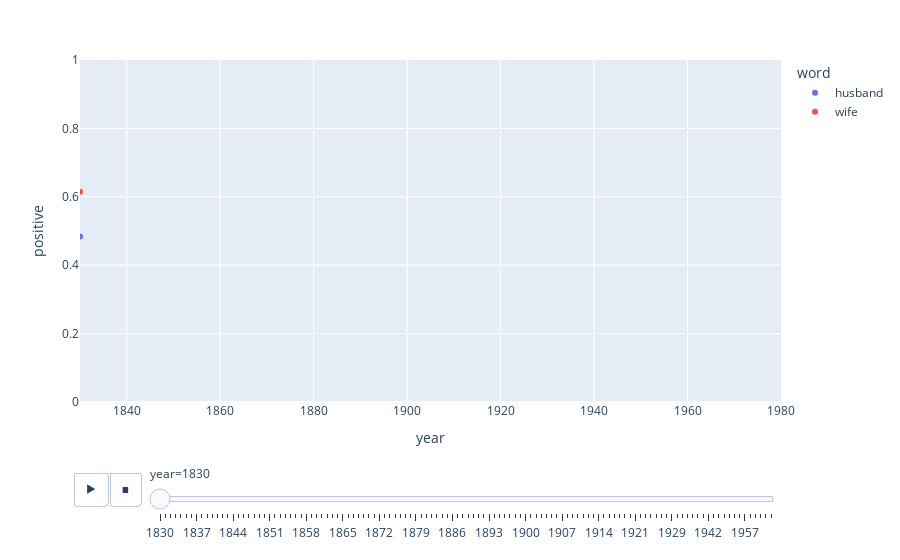

The notebook cell this image was saved under:
### Code cell
fig = px.scatter(sentiment_results,x="year", y="positive",animation_frame="year", 
                 animation_group="word", color="word", hover_name="word", 
                 range_x=[1830,1980], range_y=[0,1]
                )

fig.layout.updatemenus[0].buttons[0].args[1]["frame"]["duration"] = 300 
fig.show()

### Figure 1 — Plotly figure (JSON) as saved in the notebook; plotly's stock layout.template omitted (floating-point values rounded to 4 significant figures)
{"data": [{"hovertemplate": "<b>%{hovertext}</b><br><br>word=husband<br>year=%{x}<br>positive=%{y}<extra></extra>", "hovertext": ["husband"], "ids": ["husband"], "legendgroup": "husband", "marker": {"color": "#636efa", "symbol": "circle"}, "mode": "markers", "name": "husband", "orientation": "v", "showlegend": true, "type": "scatter", "x": [1830], "xaxis": "x", "y": [0.4838], "yaxis": "y"}, {"hovertemplate": "<b>%{hovertext}</b><br><br>word=wife<br>year=%{x}<br>positive=%{y}<extra></extra>", "hovertext": ["wife"], "ids": ["wife"], "legendgroup": "wife", "marker": {"color": "#EF553B", "symbol": "circle"}, "mode": "markers", "name": "wife", "orientation": "v", "showlegend": true, "type": "scatter", "x": [1830], "xaxis": "x", "y": [0.6148], "yaxis": "y"}], "layout": {"legend": {"title": {"text": "word"}, "tracegroupgap": 0}, "margin": {"t": 60}, "sliders": [{"active": 0, "currentvalue": {"prefix": "year="}, "len": 0.9, "pad": {"b": 10, "t": 60}, "steps": [{"args": [["1830"], {"frame": {"duration": 0, "redraw": false}, "fromcurrent": true, "mode": "immediate", "transition": {"duration": 0, "easing": "linear"}}], "label": "1830", "method": "animate"}, {"args": [["1831"], {"frame": {"duration": 0, "redraw": false}, "fromcurrent": true, "mode": "immediate", "transition": {"duration": 0, "easing": "linear"}}], "label": "1831", "method": "animate"}, {"args": [["1832"], {"frame": {"duration": 0, "redraw": false}, "fromcurrent": true, "mode": "immediate", "transition": {"duration": 0, "easing": "linear"}}], "label": "1832", "method": "animate"}, {"args": [["1833"], {"frame": {"duration": 0, "redraw": false}, "fromcurrent": true, "mode": "immediate", "transition": {"duration": 0, "easing": "linear"}}], "label": "1833", "method": "animate"}, {"args": [["1834"], {"frame": {"duration": 0, "redraw": false}, "fromcurrent": true, "mode": "immediate", "transition": {"duration": 0, "easing": "linear"}}], "label": "1834", "method": "animate"}, {"args": [["1835"], {"frame": {"duration": 0, "redraw": false}, "fromcurrent": true, "mode": "immediate", "transition": {"duration": 0, "easing": "linear"}}], "label": "1835", "method": "animate"}, {"args": [["1836"], {"frame": {"duration": 0, "redraw": false}, "fromcurrent": true, "mode": "immediate", "transition": {"duration": 0, "easing": "linear"}}], "label": "1836", "method": "animate"}, {"args": [["1837"], {"frame": {"duration": 0, "redraw": false}, "fromcurrent": true, "mode": "immediate", "transition": {"duration": 0, "easing": "linear"}}], "label": "1837", "method": "animate"}, {"args": [["1838"], {"frame": {"duration": 0, "redraw": false}, "fromcurrent": true, "mode": "immediate", "transition": {"duration": 0, "easing": "linear"}}], "label": "1838", "method": "animate"}, {"args": [["1839"], {"frame": {"duration": 0, "redraw": false}, "fromcurrent": true, "mode": "immediate", "transition": {"duration": 0, "easing": "linear"}}], "label": "1839", "method": "animate"}, {"args": [["1840"], {"frame": {"duration": 0, "redraw": false}, "fromcurrent": true, "mode": "immediate", "transition": {"duration": 0, "easing": "linear"}}], "label": "1840", "method": "animate"}, {"args": [["1841"], {"frame": {"duration": 0, "redraw": false}, "fromcurrent": true, "mode": "immediate", "transition": {"duration": 0, "easing": "linear"}}], "label": "1841", "method": "animate"}, {"args": [["1842"], {"frame": {"duration": 0, "redraw": false}, "fromcurrent": true, "mode": "immediate", "transition": {"duration": 0, "easing": "linear"}}], "label": "1842", "method": "animate"}, {"args": [["1843"], {"frame": {"duration": 0, "redraw": false}, "fromcurrent": true, "mode": "immediate", "transition": {"duration": 0, "easing": "linear"}}], "label": "1843", "method": "animate"}, {"args": [["1844"], {"frame": {"duration": 0, "redraw": false}, "fromcurrent": true, "mode": "immediate", "transition": {"duration": 0, "easing": "linear"}}], "label": "1844", "method": "animate"}, {"args": [["1845"], {"frame": {"duration": 0, "redraw": false}, "fromcurrent": true, "mode": "immediate", "transition": {"duration": 0, "easing": "linear"}}], "label": "1845", "method": "animate"}, {"args": [["1846"], {"frame": {"duration": 0, "redraw": false}, "fromcurrent": true, "mode": "immediate", "transition": {"duration": 0, "easing": "linear"}}], "label": "1846", "method": "animate"}, {"args": [["1847"], {"frame": {"duration": 0, "redraw": false}, "fromcurrent": true, "mode": "immediate", "transition": {"duration": 0, "easing": "linear"}}], "label": "1847", "method": "animate"}, {"args": [["1848"], {"frame": {"duration": 0, "redraw": false}, "fromcurrent": true, "mode": "immediate", "transition": {"duration": 0, "easing": "linear"}}], "label": "1848", "method": "animate"}, {"args": [["1849"], {"frame": {"duration": 0, "redraw": false}, "fromcurrent": true, "mode": "immediate", "transition": {"duration": 0, "easing": "linear"}}], "label": "1849", "method": "animate"}, {"args": [["1850"], {"frame": {"duration": 0, "redraw": false}, "fromcurrent": true, "mode": "immediate", "transition": {"duration": 0, "easing": "linear"}}], "label": "1850", "method": "animate"}, {"args": [["1851"], {"frame": {"duration": 0, "redraw": false}, "fromcurrent": true, "mode": "immediate", "transition": {"duration": 0, "easing": "linear"}}], "label": "1851", "method": "animate"}, {"args": [["1852"], {"frame": {"duration": 0, "redraw": false}, "fromcurrent": true, "mode": "immediate", "transition": {"duration": 0, "easing": "linear"}}], "label": "1852", "method": "animate"}, {"args": [["1853"], {"frame": {"duration": 0, "redraw": false}, "fromcurrent": true, "mode": "immediate", "transition": {"duration": 0, "easing": "linear"}}], "label": "1853", "method": "animate"}, {"args": [["1854"], {"frame": {"duration": 0, "redraw": false}, "fromcurrent": true, "mode": "immediate", "transition": {"duration": 0, "easing": "linear"}}], "label": "1854", "method": "animate"}, {"args": [["1855"], {"frame": {"duration": 0, "redraw": false}, "fromcurrent": true, "mode": "immediate", "transition": {"duration": 0, "easing": "linear"}}], "label": "1855", "method": "animate"}, {"args": [["1856"], {"frame": {"duration": 0, "redraw": false}, "fromcurrent": true, "mode": "immediate", "transition": {"duration": 0, "easing": "linear"}}], "label": "1856", "method": "animate"}, {"args": [["1857"], {"frame": {"duration": 0, "redraw": false}, "fromcurrent": true, "mode": "immediate", "transition": {"duration": 0, "easing": "linear"}}], "label": "1857", "method": "animate"}, {"args": [["1858"], {"frame": {"duration": 0, "redraw": false}, "fromcurrent": true, "mode": "immediate", "transition": {"duration": 0, "easing": "linear"}}], "label": "1858", "method": "animate"}, {"args": [["1859"], {"frame": {"duration": 0, "redraw": false}, "fromcurrent": true, "mode": "immediate", "transition": {"duration": 0, "easing": "linear"}}], "label": "1859", "method": "animate"}, {"args": [["1860"], {"frame": {"duration": 0, "redraw": false}, "fromcurrent": true, "mode": "immediate", "transition": {"duration": 0, "easing": "linear"}}], "label": "1860", "method": "animate"}, {"args": [["1861"], {"frame": {"duration": 0, "redraw": false}, "fromcurrent": true, "mode": "immediate", "transition": {"duration": 0, "easing": "linear"}}], "label": "1861", "method": "animate"}, {"args": [["1862"], {"frame": {"duration": 0, "redraw": false}, "fromcurrent": true, "mode": "immediate", "transition": {"duration": 0, "easing": "linear"}}], "label": "1862", "method": "animate"}, {"args": [["1863"], {"frame": {"duration": 0, "redraw": false}, "fromcurrent": true, "mode": "immediate", "transition": {"duration": 0, "easing": "linear"}}], "label": "1863", "method": "animate"}, {"args": [["1864"], {"frame": {"duration": 0, "redraw": false}, "fromcurrent": true, "mode": "immediate", "transition": {"duration": 0, "easing": "linear"}}], "label": "1864", "method": "animate"}, {"args": [["1865"], {"frame": {"duration": 0, "redraw": false}, "fromcurrent": true, "mode": "immediate", "transition": {"duration": 0, "easing": "linear"}}], "label": "1865", "method": "animate"}, {"args": [["1866"], {"frame": {"duration": 0, "redraw": false}, "fromcurrent": true, "mode": "immediate", "transition": {"duration": 0, "easing": "linear"}}], "label": "1866", "method": "animate"}, {"args": [["1867"], {"frame": {"duration": 0, "redraw": false}, "fromcurrent": true, "mode": "immediate", "transition": {"duration": 0, "easing": "linear"}}], "label": "1867", "method": "animate"}, {"args": [["1868"], {"frame": {"duration": 0, "redraw": false}, "fromcurrent": true, "mode": "immediate", "transition": {"duration": 0, "easing": "linear"}}], "label": "1868", "method": "animate"}, {"args": [["1869"], {"frame": {"duration": 0, "redraw": false}, "fromcurrent": true, "mode": "immediate", "transition": {"duration": 0, "easing": "linear"}}], "label": "1869", "method": "animate"}, {"args": [["1870"], {"frame": {"duration": 0, "redraw": false}, "fromcurrent": true, "mode": "immediate", "transition": {"duration": 0, "easing": "linear"}}], "label": "1870", "method": "animate"}, {"args": [["1871"], {"frame": {"duration": 0, "redraw": false}, "fromcurrent": true, "mode": "immediate", "transition": {"duration": 0, "easing": "linear"}}], "label": "1871", "method": "animate"}, {"args": [["1872"], {"frame": {"duration": 0, "redraw": false}, "fromcurrent": true, "mode": "immediate", "transition": {"duration": 0, "easing": "linear"}}], "label": "1872", "method": "animate"}, {"args": [["1873"], {"frame": {"duration": 0, "redraw": false}, "fromcurrent": true, "mode": "immediate", "transition": {"duration": 0, "easing": "linear"}}], "label": "1873", "method": "animate"}, {"args": [["1874"], {"frame": {"duration": 0, "redraw": false}, "fromcurrent": true, "mode": "immediate", "transition": {"duration": 0, "easing": "linear"}}], "label": "1874", "method": "animate"}, {"args": [["1875"], {"frame": {"duration": 0, "redraw": false}, "fromcurrent": true, "mode": "immediate", "transition": {"duration": 0, "easing": "linear"}}], "label": "1875", "method": "animate"}, {"args": [["1876"], {"frame": {"duration": 0, "redraw": false}, "fromcurrent": true, "mode": "immediate", "transition": {"duration": 0, "easing": "linear"}}], "label": "1876", "method": "animate"}, {"args": [["1877"], {"frame": {"duration": 0, "redraw": false}, "fromcurrent": true, "mode": "immediate", "transition": {"duration": 0, "easing": "linear"}}], "label": "1877", "method": "animate"}, {"args": [["1878"], {"frame": {"duration": 0, "redraw": false}, "fromcurrent": true, "mode": "immediate", "transition": {"duration": 0, "easing": "linear"}}], "label": "1878", "method": "animate"}, {"args": [["1879"], {"frame": {"duration": 0, "redraw": false}, "fromcurrent": true, "mode": "immediate", "transition": {"duration": 0, "easing": "linear"}}], "label": "1879", "method": "animate"}, {"args": [["1880"], {"frame": {"duration": 0, "redraw": false}, "fromcurrent": true, "mode": "immediate", "transition": {"duration": 0, "easing": "linear"}}], "label": "1880", "method": "animate"}, {"args": [["1881"], {"frame": {"duration": 0, "redraw": false}, "fromcurrent": true, "mode": "immediate", "transition": {"duration": 0, "easing": "linear"}}], "label": "1881", "method": "animate"}, {"args": [["1882"], {"frame": {"duration": 0, "redraw": false}, "fromcurrent": true, "mode": "immediate", "transition": {"duration": 0, "easing": "linear"}}], "label": "1882", "method": "animate"}, {"args": [["1883"], {"frame": {"duration": 0, "redraw": false}, "fromcurrent": true, "mode": "immediate", "transition": {"duration": 0, "easing": "linear"}}], "label": "1883", "method": "animate"}, {"args": [["1884"], {"frame": {"duration": 0, "redraw": false}, "fromcurrent": true, "mode": "immediate", "transition": {"duration": 0, "easing": "linear"}}], "label": "1884", "method": "animate"}, {"args": [["1885"], {"frame": {"duration": 0, "redraw": false}, "fromcurrent": true, "mode": "immediate", "transition": {"duration": 0, "easing": "linear"}}], "label": "1885", "method": "animate"}, {"args": [["1886"], {"frame": {"duration": 0, "redraw": false}, "fromcurrent": true, "mode": "immediate", "transition": {"duration": 0, "easing": "linear"}}], "label": "1886", "method": "animate"}, {"args": [["1887"], {"frame": {"duration": 0, "redraw": false}, "fromcurrent": true, "mode": "immediate", "transition": {"duration": 0, "easing": "linear"}}], "label": "1887", "method": "animate"}, {"args": [["1888"], {"frame": {"duration": 0, "redraw": false}, "fromcurrent": true, "mode": "immediate", "transition": {"duration": 0, "easing": "linear"}}], "label": "1888", "method": "animate"}, {"args": [["1889"], {"frame": {"duration": 0, "redraw": false}, "fromcurrent": true, "mode": "immediate", "transition": {"duration": 0, "easing": "linear"}}], "label": "1889", "method": "animate"}, {"args": [["1890"], {"frame": {"duration": 0, "redraw": false}, "fromcurrent": true, "mode": "immediate", "transition": {"duration": 0, "easing": "linear"}}], "label": "1890", "method": "animate"}, {"args": [["1891"], {"frame": {"duration": 0, "redraw": false}, "fromcurrent": true, "mode": "immediate", "transition": {"duration": 0, "easing": "linear"}}], "label": "1891", "method": "animate"}, {"args": [["1892"], {"frame": {"duration": 0, "redraw": false}, "fromcurrent": true, "mode": "immediate", "transition": {"duration": 0, "easing": "linear"}}], "label": "1892", "method": "animate"}, {"args": [["1893"], {"frame": {"duration": 0, "redraw": false}, "fromcurrent": true, "mode": "immediate", "transition": {"duration": 0, "easing": "linear"}}], "label": "1893", "method": "animate"}, {"args": [["1894"], {"frame": {"duration": 0, "redraw": false}, "fromcurrent": true, "mode": "immediate", "transition": {"duration": 0, "easing": "linear"}}], "label": "1894", "method": "animate"}, {"args": [["1895"], {"frame": {"duration": 0, "redraw": false}, "fromcurrent": true, "mode": "immediate", "transition": {"duration": 0, "easing": "linear"}}], "label": "1895", "method": "animate"}, {"args": [["1896"], {"frame": {"duration": 0, "redraw": false}, "fromcurrent": true, "mode": "immediate", "transition": {"duration": 0, "easing": "linear"}}], "label": "1896", "method": "animate"}, {"args": [["1897"], {"frame": {"duration": 0, "redraw": false}, "fromcurrent": true, "mode": "immediate", "transition": {"duration": 0, "easing": "linear"}}], "label": "1897", "method": "animate"}, {"args": [["1898"], {"frame": {"duration": 0, "redraw": false}, "fromcurrent": true, "mode": "immediate", "transition": {"duration": 0, "easing": "linear"}}], "label": "1898", "method": "animate"}, {"args": [["1899"], {"frame": {"duration": 0, "redraw": false}, "fromcurrent": true, "mode": "immediate", "transition": {"duration": 0, "easing": "linear"}}], "label": "1899", "method": "animate"}, {"args": [["1900"], {"frame": {"duration": 0, "redraw": false}, "fromcurrent": true, "mode": "immediate", "transition": {"duration": 0, "easing": "linear"}}], "label": "1900", "method": "animate"}, {"args": [["1901"], {"frame": {"duration": 0, "redraw": false}, "fromcurrent": true, "mode": "immediate", "transition": {"duration": 0, "easing": "linear"}}], "label": "1901", "method": "animate"}, {"args": [["1902"], {"frame": {"duration": 0, "redraw": false}, "fromcurrent": true, "mode": "immediate", "transition": {"duration": 0, "easing": "linear"}}], "label": "1902", "method": "animate"}, {"args": [["1903"], {"frame": {"duration": 0, "redraw": false}, "fromcurrent": true, "mode": "immediate", "transition": {"duration": 0, "easing": "linear"}}], "label": "1903", "method": "animate"}, {"args": [["1904"], {"frame": {"duration": 0, "redraw": false}, "fromcurrent": true, "mode": "immediate", "transition": {"duration": 0, "easing": "linear"}}], "label": "1904", "method": "animate"}, {"args": [["1905"], {"frame": {"duration": 0, "redraw": false}, "fromcurrent": true, "mode": "immediate", "transition": {"duration": 0, "easing": "linear"}}], "label": "1905", "method": "animate"}, {"args": [["1906"], {"frame": {"duration": 0, "redraw": false}, "fromcurrent": true, "mode": "immediate", "transition": {"duration": 0, "easing": "linear"}}], "label": "1906", "method": "animate"}, {"args": [["1907"], {"frame": {"duration": 0, "redraw": false}, "fromcurrent": true, "mode": "immediate", "transition": {"duration": 0, "easing": "linear"}}], "label": "1907", "method": "animate"}, {"args": [["1908"], {"frame": {"duration": 0, "redraw": false}, "fromcurrent": true, "mode": "immediate", "transition": {"duration": 0, "easing": "linear"}}], "label": "1908", "method": "animate"}, {"args": [["1909"], {"frame": {"duration": 0, "redraw": false}, "fromcurrent": true, "mode": "immediate", "transition": {"duration": 0, "easing": "linear"}}], "label": "1909", "method": "animate"}, {"args": [["1910"], {"frame": {"duration": 0, "redraw": false}, "fromcurrent": true, "mode": "immediate", "transition": {"duration": 0, "easing": "linear"}}], "label": "1910", "method": "animate"}, {"args": [["1911"], {"frame": {"duration": 0, "redraw": false}, "fromcurrent": true, "mode": "immediate", "transition": {"duration": 0, "easing": "linear"}}], "label": "1911", "method": "animate"}, {"args": [["1912"], {"frame": {"duration": 0, "redraw": false}, "fromcurrent": true, "mode": "immediate", "transition": {"duration": 0, "easing": "linear"}}], "label": "1912", "method": "animate"}, {"args": [["1913"], {"frame": {"duration": 0, "redraw": false}, "fromcurrent": true, "mode": "immediate", "transition": {"duration": 0, "easing": "linear"}}], "label": "1913", "method": "animate"}, {"args": [["1914"], {"frame": {"duration": 0, "redraw": false}, "fromcurrent": true, "mode": "immediate", "transition": {"duration": 0, "easing": "linear"}}], "label": "1914", "method": "animate"}, {"args": [["1915"], {"frame": {"duration": 0, "redraw": false}, "fromcurrent": true, "mode": "immediate", "transition": {"duration": 0, "easing": "linear"}}], "label": "1915", "method": "animate"}, {"args": [["1916"], {"frame": {"duration": 0, "redraw": false}, "fromcurrent": true, "mode": "immediate", "transition": {"duration": 0, "easing": "linear"}}], "label": "1916", "method": "animate"}, {"args": [["1917"], {"frame": {"duration": 0, "redraw": false}, "fromcurrent": true, "mode": "immediate", "transition": {"duration": 0, "easing": "linear"}}], "label": "1917", "method": "animate"}, {"args": [["1918"], {"frame": {"duration": 0, "redraw": false}, "fromcurrent": true, "mode": "immediate", "transition": {"duration": 0, "easing": "linear"}}], "label": "1918", "method": "animate"}, {"args": [["1919"], {"frame": {"duration": 0, "redraw": false}, "fromcurrent": true, "mode": "immediate", "transition": {"duration": 0, "easing": "linear"}}], "label": "1919", "method": "animate"}, {"args": [["1920"], {"frame": {"duration": 0, "redraw": false}, "fromcurrent": true, "mode": "immediate", "transition": {"duration": 0, "easing": "linear"}}], "label": "1920", "method": "animate"}, {"args": [["1921"], {"frame": {"duration": 0, "redraw": false}, "fromcurrent": true, "mode": "immediate", "transition": {"duration": 0, "easing": "linear"}}], "label": "1921", "method": "animate"}, {"args": [["1922"], {"frame": {"duration": 0, "redraw": false}, "fromcurrent": true, "mode": "immediate", "transition": {"duration": 0, "easing": "linear"}}], "label": "1922", "method": "animate"}, {"args": [["1924"], {"frame": {"duration": 0, "redraw": false}, "fromcurrent": true, "mode": "immediate", "transition": {"duration": 0, "easing": "linear"}}], "label": "1924", "method": "animate"}, {"args": [["1925"], {"frame": {"duration": 0, "redraw": false}, "fromcurrent": true, "mode": "immediate", "transition": {"duration": 0, "easing": "linear"}}], "label": "1925", "method": "animate"}, {"args": [["1926"], {"frame": {"duration": 0, "redraw": false}, "fromcurrent": true, "mode": "immediate", "transition": {"duration": 0, "easing": "linear"}}], "label": "1926", "method": "animate"}, {"args": [["1927"], {"frame": {"duration": 0, "redraw": false}, "fromcurrent": true, "mode": "immediate", "transition": {"duration": 0, "easing": "linear"}}], "label": "1927", "method": "animate"}, {"args": [["1928"], {"frame": {"duration": 0, "redraw": false}, "fromcurrent": true, "mode": "immediate", "transition": {"duration": 0, "easing": "linear"}}], "label": "1928", "method": "animate"}, {"args": [["1929"], {"frame": {"duration": 0, "redraw": false}, "fromcurrent": true, "mode": "immediate", "transition": {"duration": 0, "easing": "linear"}}], "label": "1929", "method": "animate"}, {"args": [["1930"], {"frame": {"duration": 0, "redraw": false}, "fromcurrent": true, "mode": "immediate", "transition": {"duration": 0, "easing": "linear"}}], "label": "1930", "method": "animate"}, {"args": [["1931"], {"frame": {"duration": 0, "redraw": false}, "fromcurrent": true, "mode": "immediate", "transition": {"duration": 0, "easing": "linear"}}], "label": "1931", "method": "animate"}, {"args": [["1934"], {"frame": {"duration": 0, "redraw": false}, "fromcurrent": true, "mode": "immediate", "transition": {"duration": 0, "easing": "linear"}}], "label": "1934", "method": "animate"}, {"args": [["1935"], {"frame": {"duration": 0, "redraw": false}, "fromcurrent": true, "mode": "immediate", "transition": {"duration": 0, "easing": "linear"}}], "label": "1935", "method": "animate"}, {"args": [["1936"], {"frame": {"duration": 0, "redraw": false}, "fromcurrent": true, "mode": "immediate", "transition": {"duration": 0, "easing": "linear"}}], "label": "1936", "method": "animate"}, {"args": [["1939"], {"frame": {"duration": 0, "redraw": false}, "fromcurrent": true, "mode": "immediate", "transition": {"duration": 0, "easing": "linear"}}], "label": "1939", "method": "animate"}, {"args": [["1942"], {"frame": {"duration": 0, "redraw": false}, "fromcurrent": true, "mode": "immediate", "transition": {"duration": 0, "easing": "linear"}}], "label": "1942", "method": "animate"}, {"args": [["1943"], {"frame": {"duration": 0, "redraw": false}, "fromcurrent": true, "mode": "immediate", "transition": {"duration": 0, "easing": "linear"}}], "label": "1943", "method": "animate"}, {"args": [["1944"], {"frame": {"duration": 0, "redraw": false}, "fromcurrent": true, "mode": "immediate", "transition": {"duration": 0, "easing": "linear"}}], "label": "1944", "method": "animate"}, {"args": [["1946"], {"frame": {"duration": 0, "redraw": false}, "fromcurrent": true, "mode": "immediate", "transition": {"duration": 0, "easing": "linear"}}], "label": "1946", "method": "animate"}, {"args": [["1949"], {"frame": {"duration": 0, "redraw": false}, "fromcurrent": true, "mode": "immediate", "transition": {"duration": 0, "easing": "linear"}}], "label": "1949", "method": "animate"}, {"args": [["1953"], {"frame": {"duration": 0, "redraw": false}, "fromcurrent": true, "mode": "immediate", "transition": {"duration": 0, "easing": "linear"}}], "label": "1953", "method": "animate"}, {"args": [["1956"], {"frame": {"duration": 0, "redraw": false}, "fromcurrent": true, "mode": "immediate", "transition": {"duration": 0, "easing": "linear"}}], "label": "1956", "method": "animate"}, {"args": [["1957"], {"frame": {"duration": 0, "redraw": false}, "fromcurrent": true, "mode": "immediate", "transition": {"duration": 0, "easing": "linear"}}], "label": "1957", "method": "animate"}, {"args": [["1958"], {"frame": {"duration": 0, "redraw": false}, "fromcurrent": true, "mode": "immediate", "transition": {"duration": 0, "easing": "linear"}}], "label": "1958", "method": "animate"}, {"args": [["1961"], {"frame": {"duration": 0, "redraw": false}, "fromcurrent": true, "mode": "immediate", "transition": {"duration": 0, "easing": "linear"}}], "label": "1961", "method": "animate"}, {"args": [["1963"], {"frame": {"duration": 0, "redraw": false}, "fromcurrent": true, "mode": "immediate", "transition": {"duration": 0, "easing": "linear"}}], "label": "1963", "method": "animate"}, {"args": [["1964"], {"frame": {"duration": 0, "redraw": false}, "fromcurrent": true, "mode": "immediate", "transition": {"duration": 0, "easing": "linear"}}], "label": "1964", "method": "animate"}, {"args": [["1979"], {"frame": {"duration": 0, "redraw": false}, "fromcurrent": true, "mode": "immediate", "transition": {"duration": 0, "easing": "linear"}}], "label": "1979", "method": "animate"}], "x": 0.1, "xanchor": "left", "y": 0, "yanchor": "top"}], "updatemenus": [{"buttons": [{"args": [null, {"frame": {"duration": 300, "redraw": false}, "fromcurrent": true, "mode": "immediate", "transition": {"duration": 500, "easing": "linear"}}], "label": "&#9654;", "method": "animate"}, {"args": [[null], {"frame": {"duration": 0, "redraw": false}, "fromcurrent": true, "mode": "immediate", "transition": {"duration": 0, "easing": "linear"}}], "label": "&#9724;", "method": "animate"}], "direction": "left", "pad": {"r": 10, "t": 70}, "showactive": false, "type": "buttons", "x": 0.1, "xanchor": "right", "y": 0, "yanchor": "top"}], "xaxis": {"anchor": "y", "categoryarray": [1830, 1831, 1832, 1833, 1834, 1835, 1836, 1837, 1838, 1839, 1840, 1841, 1842, 1843, 1844, 1845, 1846, 1847, 1848, 1849, 1850, 1851, 1852, 1853, 1854, 1855, 1856, 1857, 1858, 1859, 1860, 1861, 1862, 1863, 1864, 1865, 1866, 1867, 1868, 1869, 1870, 1871, 1872, 1873, 1874, 1875, 1876, 1877, 1878, 1879, 1880, 1881, 1882, 1883, 1884, 1885, 1886, 1887, 1888, 1889, 1890, 1891, 1892, 1893, 1894, 1895, 1896, 1897, 1898, 1899, 1900, 1901, 1902, 1903, 1904, 1905, 1906, 1907, 1908, 1909, 1910, 1911, 1912, 1913, 1914, 1915, 1916, 1917, 1918, 1919, 1920, 1921, 1922, 1924, 1925, 1926, 1927, 1928, 1929, 1930, 1931, 1934, 1935, 1936, 1939, 1942, 1943, 1944, 1946, 1949, 1953, 1956, 1957, 1958, 1961, 1963, 1964, 1979], "categoryorder": "array", "domain": [0, 1], "range": [1830, 1980], "title": {"text": "year"}}, "yaxis": {"anchor": "x", "domain": [0, 1], "range": [0, 1], "title": {"text": "positive"}}}}
